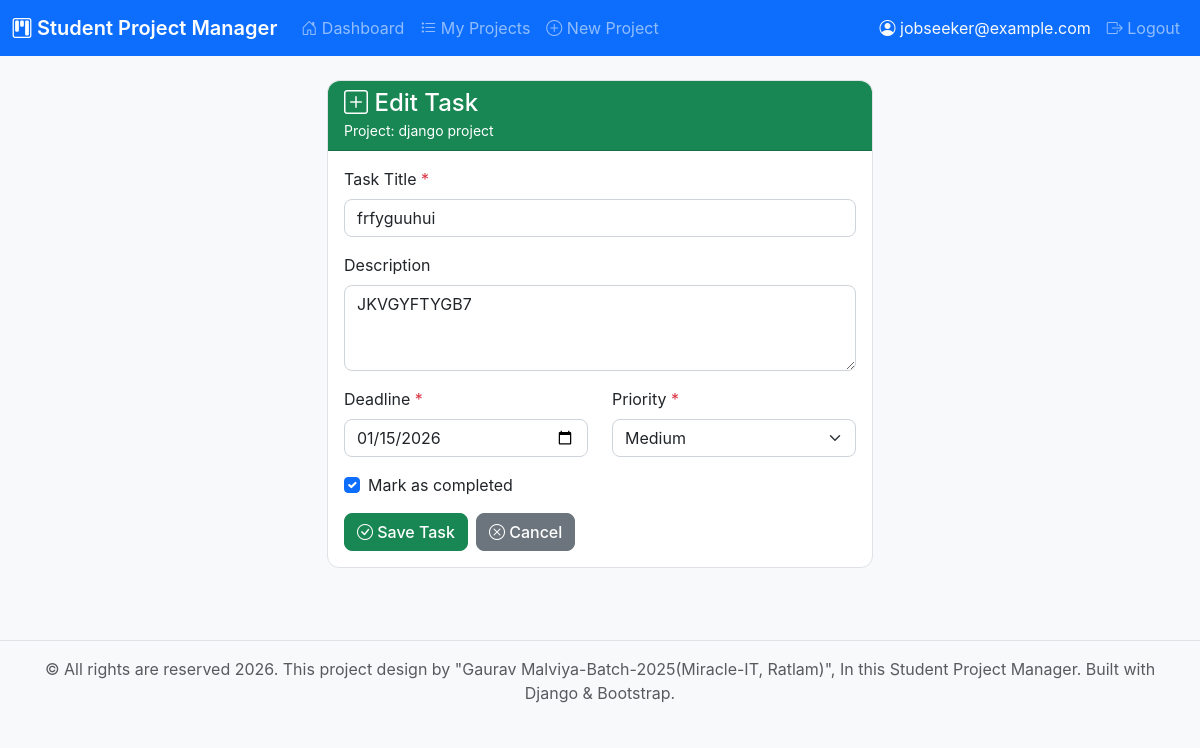
Page /tasks/2/update/ (signed in) on the committed database.
### projects/models.py (models this page shows, shortened)
class Project(models.Model):
    STATUS_CHOICES = [
        ('not_started', 'Not Started'),
        ('in_progress', 'In Progress'),
        ('completed', 'Completed'),
    ]
    user = models.ForeignKey(User, on_delete=models.CASCADE, related_name='projects')
    title = models.CharField(max_length=200)
    description = models.TextField()
    deadline = models.DateField()
    status = models.CharField(max_length=20, choices=STATUS_CHOICES, default='not_started')
    created_at = models.DateTimeField(auto_now_add=True)
    updated_at = models.DateTimeField(auto_now=True)
    class Meta:
        ordering = ['-created_at']

class Task(models.Model):
    PRIORITY_CHOICES = [
        ('low', 'Low'),
        ('medium', 'Medium'),
        ('high', 'High'),
    ]
    project = models.ForeignKey(Project, on_delete=models.CASCADE, related_name='tasks')
    title = models.CharField(max_length=200)
    description = models.TextField(blank=True)
    deadline = models.DateField()
    priority = models.CharField(max_length=10, choices=PRIORITY_CHOICES, default='medium')
    completed = models.BooleanField(default=False)
    created_at = models.DateTimeField(auto_now_add=True)
    updated_at = models.DateTimeField(auto_now=True)
    class Meta:
        ordering = ['-priority', 'deadline']

### projects/views.py (the view)
# urls.py: path('tasks/<int:pk>/update/', views.task_update, name='task_update'),
@login_required
def task_update(request, pk):
    task = get_object_or_404(Task, pk=pk, project__user=request.user)
    if request.method == 'POST':
        form = TaskForm(request.POST, instance=task)
        if form.is_valid():
            form.save()
            messages.success(request, 'Task updated successfully!')
            return redirect('project_detail', pk=task.project.pk)
    else:
        form = TaskForm(instance=task)
    return render(request, 'projects/task_form.html', {'form': form, 'project': task.project, 'title': 'Edit Task', 'task': task})

### projects/forms.py
class TaskForm(forms.ModelForm):
    class Meta:
        model = Task
        fields = ['title', 'description', 'deadline', 'priority', 'completed']
        widgets = {
            'title': forms.TextInput(attrs={'class': 'form-control', 'placeholder': 'Enter task title'}),
            'description': forms.Textarea(attrs={'class': 'form-control', 'rows': 3, 'placeholder': 'Enter task description (optional)'}),
            'deadline': forms.DateInput(attrs={'class': 'form-control', 'type': 'date'}),
            'priority': forms.Select(attrs={'class': 'form-select'}),
            'completed': forms.CheckboxInput(attrs={'class': 'form-check-input'}),
        }

### templates/projects/task_form.html (shortened to what this page needs)
{% extends 'base.html' %}
{% block content %}
<div class="row justify-content-center">
    <div class="col-md-8 col-lg-6">
        <div class="card">
            <div class="card-header bg-success text-white">
                <h4 class="mb-0"><i class="bi bi-plus-square"></i> {{ title }}</h4>
                <small>Project: {{ project.title }}</small>
            </div>
            <div class="card-body">
                <form method="post">
                    <div class="mb-3">
                        <label for="{{ form.title.id_for_label }}" class="form-label">
                            Task Title <span class="text-danger">*</span>
                        </label>
                        {{ form.title }}
                    </div>
                    <div class="mb-3">
                        <label for="{{ form.description.id_for_label }}" class="form-label">
                            Description
                        </label>
                        {{ form.description }}
                    </div>
                    <div class="row">
                        <div class="col-md-6 mb-3">
                            <label for="{{ form.deadline.id_for_label }}" class="form-label">
                                Deadline <span class="text-danger">*</span>
                            </label>
                            {{ form.deadline }}
                        </div>
                        <div class="col-md-6 mb-3">
                            <label for="{{ form.priority.id_for_label }}" class="form-label">
                                Priority <span class="text-danger">*</span>
                            </label>
                            {{ form.priority }}
                        </div>
                    </div>
                    <div class="mb-3">
                        <div class="form-check">
                            {{ form.completed }}
                            <label class="form-check-label" for="{{ form.completed.id_for_label }}">
                                Mark as completed
                            </label>
                        </div>
                    </div>
                    <div class="d-flex gap-2">
                        <button type="submit" class="btn btn-success">
                            <i class="bi bi-check-circle"></i> Save Task
                        </button>
                        <a href="{% url 'project_detail' project.pk %}" class="btn btn-secondary">
                            <i class="bi bi-x-circle"></i> Cancel
                        </a>
                    </div>
                </form>
            </div>
        </div>
    </div>
</div>
{% endblock %}

### templates/base.html (shortened to what this page needs)
<!DOCTYPE html>
<html lang="en">
<head>
    <link href="https://cdn.jsdelivr.net/npm/bootstrap@5.3.2/dist/css/bootstrap.min.css" rel="stylesheet">
    <link rel="stylesheet" href="https://cdn.jsdelivr.net/npm/bootstrap-icons@1.11.2/font/bootstrap-icons.min.css">
    {% load static %}
    <link rel="stylesheet" href="{% static 'css/style.css' %}">
</head>
<body>
    <nav class="navbar navbar-expand-lg navbar-dark bg-primary">
        <div class="container-fluid">
            <a class="navbar-brand" href="{% url 'dashboard' %}">
                <i class="bi bi-kanban"></i> Student Project Manager
            </a>
            <div class="collapse navbar-collapse" id="navbarNav">
                {% if user.is_authenticated %}
                <ul class="navbar-nav me-auto">
                    <li class="nav-item">
                        <a class="nav-link" href="{% url 'dashboard' %}">
                            <i class="bi bi-house-door"></i> Dashboard
                        </a>
                    </li>
                    <li class="nav-item">
                        <a class="nav-link" href="{% url 'project_list' %}">
                            <i class="bi bi-list-task"></i> My Projects
                        </a>
                    </li>
                    <li class="nav-item">
                        <a class="nav-link" href="{% url 'project_create' %}">
                            <i class="bi bi-plus-circle"></i> New Project
                        </a>
                    </li>
                </ul>
                <ul class="navbar-nav">
                    <li class="nav-item">
                        <span class="nav-link text-light">
                            <i class="bi bi-person-circle"></i> {{ user.username }}
                        </span>
                    </li>
                    <li class="nav-item">
                        <a class="nav-link" href="{% url 'logout' %}">
                            <i class="bi bi-box-arrow-right"></i> Logout
                        </a>
                    </li>
                </ul>
                {% endif %}
            </div>
        </div>
    </nav>
    <main class="py-4">
        <div class="container">
            {% block content %}{% endblock %}
        </div>
    </main>
    <footer class="bg-light text-center text-muted py-3 mt-5">
        <div class="container">
            <p class="mb-0">&copy; All rights are reserved 2026. This project design by "Gaurav Malviya-Batch-2025(Miracle-IT, Ratlam)", In this Student Project Manager. Built with Django & Bootstrap.</p>
        </div>
    </footer>
</body>
</html>

### static/css/style.css (style rules this page uses)
:root { --bs-primary: #0d6efd; --bs-primary-rgb: 13, 110, 253; --bs-success: #198754; --bs-warning: #ffc107; --bs-danger: #dc3545; --bs-info: #0dcaf0; --bs-light: #f8f9fa; --bs-dark: #212529; --bs-gray-100: #f8f9fa; --bs-gray-200: #e9ecef; --bs-gray-300: #dee2e6; --bs-gray-400: #ced4da; --bs-gray-500: #adb5bd; --bs-gray-600: #6c757d; --bs-gray-700: #495057; --bs-gray-800: #343a40; --bs-gray-900: #212529; }
body { font-family: -apple-system, BlinkMacSystemFont, 'Segoe UI', Roboto, 'Helvetica Neue', Arial, sans-serif; background-color: var(--bs-gray-100); }
.navbar-brand { font-weight: 600; font-size: 1.25rem; }
.card { border-radius: 12px; border: 1px solid var(--bs-gray-300); }
.card-header { border-radius: 12px 12px 0 0 !important; }
.btn { border-radius: 8px; font-weight: 500; }
.form-control, .form-select { border-radius: 8px; border: 1px solid var(--bs-gray-400); }
footer { margin-top: auto; border-top: 1px solid var(--bs-gray-300); }

### rows in the picture
Project: title "django project"
Task: title "frfyguuhui", description "JKVGYFTYGB7", deadline "01/15/2026", priority "Medium", completed "☑"

### other values in the picture
{{ user.username }} "jobseeker@example.com"
{{ title }} "Edit Task"
